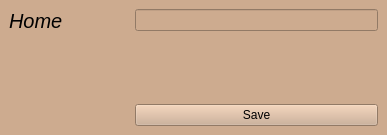
<?xml version="1.0" encoding="UTF-8"?>
<ui version="4.0">
 <class>add_my_to_vocab</class>
 <widget class="QMainWindow" name="add_my_to_vocab">
  <property name="geometry">
   <rect>
    <x>0</x>
    <y>0</y>
    <width>387</width>
    <height>135</height>
   </rect>
  </property>
  <property name="windowTitle">
   <string>MainWindow</string>
  </property>
  <property name="styleSheet">
   <string notr="true">background-color: rgb(205, 171, 143);</string>
  </property>
  <widget class="QWidget" name="centralwidget">
   <layout class="QFormLayout" name="formLayout">
    <item row="0" column="0">
     <widget class="QLabel" name="label">
      <property name="font">
       <font>
        <pointsize>15</pointsize>
        <italic>true</italic>
       </font>
      </property>
      <property name="styleSheet">
       <string notr="true"/>
      </property>
      <property name="text">
       <string>Home</string>
      </property>
     </widget>
    </item>
    <item row="2" column="1">
     <widget class="QPushButton" name="push_button_save">
      <property name="text">
       <string>Save</string>
      </property>
     </widget>
    </item>
    <item row="1" column="1">
     <spacer name="verticalSpacer">
      <property name="orientation">
       <enum>Qt::Vertical</enum>
      </property>
      <property name="sizeHint" stdset="0">
       <size>
        <width>20</width>
        <height>40</height>
       </size>
      </property>
     </spacer>
    </item>
    <item row="2" column="0">
     <spacer name="horizontalSpacer">
      <property name="orientation">
       <enum>Qt::Horizontal</enum>
      </property>
      <property name="sizeHint" stdset="0">
       <size>
        <width>120</width>
        <height>20</height>
       </size>
      </property>
     </spacer>
    </item>
    <item row="0" column="1">
     <widget class="QLineEdit" name="lineEdit"/>
    </item>
   </layout>
  </widget>
 </widget>
 <resources/>
 <connections/>
</ui>
